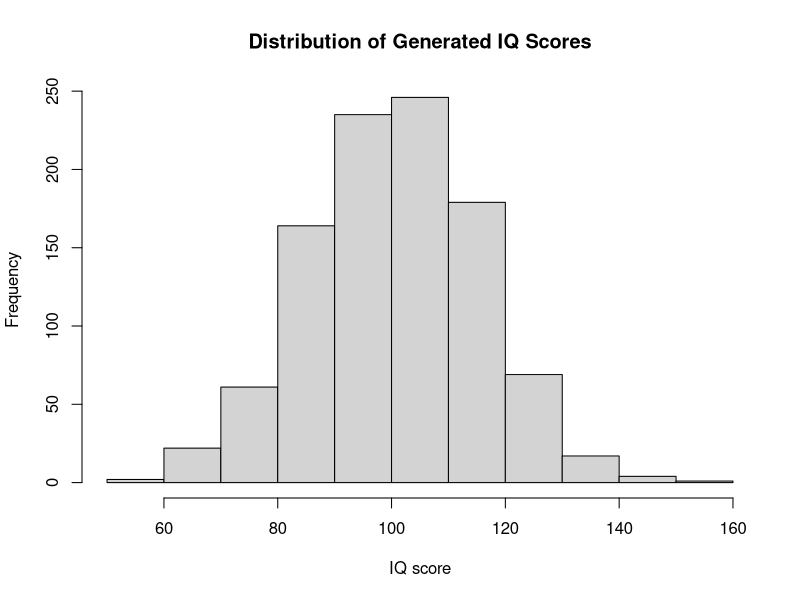

The R script that drew this image:
## ---- chunk 1
# Generate a sample of 1000 IQ scores from a normal distribution
# with a mean of 100 and a standard deviation of 15
generated_iq_scores <- rnorm(n = 1000, mean = 100, sd = 15)

# Create a histogram to visualize the distribution of the generated IQ scores
hist(generated_iq_scores,
     main = "Distribution of Generated IQ Scores",
     xlab = "IQ score",
     ylab = "Frequency")
